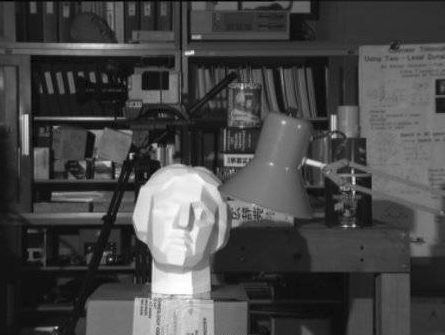
#> input picture image processing/histograms/equalization1.jpg, 445 x 335 px
$ python equalization_adaptive.py
#> lines starting #> are read from the running program, lines starting #| are printed output that depends on the picture
import cv2
import numpy as np

img = cv2.imread('equalization1.jpg', 0)
#> img: shape (335, 445); min 0, max 255, mean 71.6

equa = cv2.equalizeHist(img)
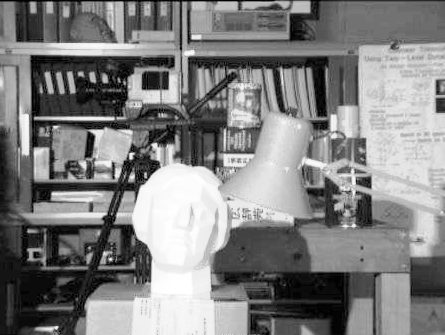
#> equa: shape (335, 445); min 0, max 255, mean 128.7
res = np.hstack((img, equa))
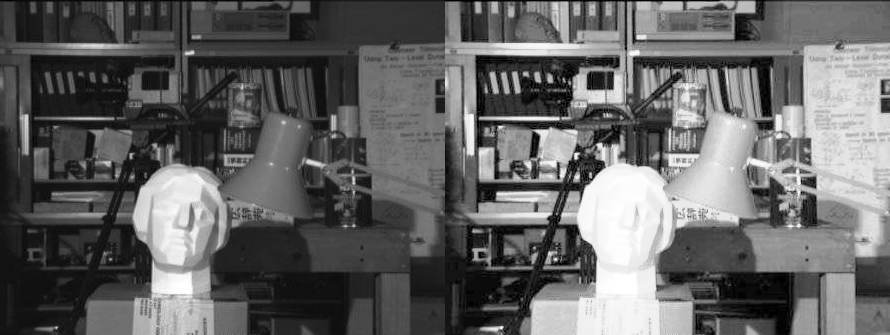
#> res: shape (335, 890); min 0, max 255, mean 100.1

clahe =  cv2.createCLAHE(clipLimit = 2.0, tileGridSize = (8,8))
cl1 = clahe.apply(img)
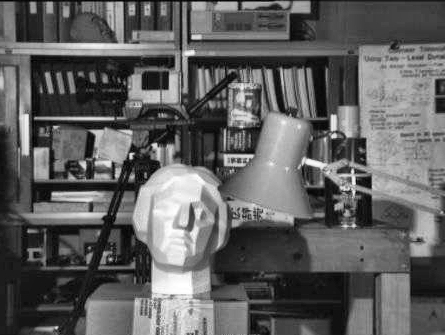
#> cl1: shape (335, 445); min 0, max 255, mean 95.8


cv2.imshow('res', res)
cv2.imshow('cl1', cl1)
cv2.waitKey(0)
cv2.destroyAllWindows()
